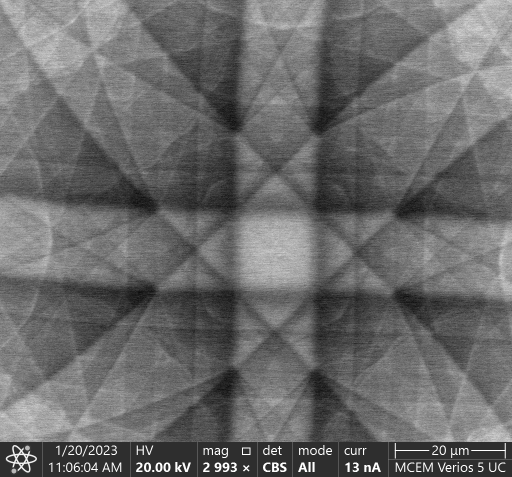
#> input picture data/Si_ECP_001.tif, 1024 x 954 px, found by its file name (shown at 1/2 size)
$ python utils.py
#> lines starting #> are read from the running program, lines starting #| are printed output that depends on the picture
#> in load_image, image is the input picture: shape (954, 1024) uint16; min 771, max 65535, mean 27300.4
import datetime
import time
from PIL import Image
import numpy as np
import cv2
import matplotlib.pyplot as plt
import tifffile
import xml.etree.ElementTree as ET

import skimage
from skimage import exposure

import os

def test_load():
    print('utils loaded')


# [15 lines left out: functions map_scrollbar_to_value, map_value_to_scrollbar, not called in this run]


def load_image(file_path):
    #image = Image.open(file_path).convert('L') # load image .tiff .png .jpg, convert to grayscale
    #image = np.array(image, dtype=np.float64)
    image = plt.imread(file_path)
    return image


# [4 lines left out: function normalise, not called in this run]


def calculate_difference(image1, image2):
    return normalise(image1) - normalise(image2)


# [18 lines left out: function modal_assurance_criterion, not called in this run]


def current_timestamp():
    return datetime.datetime.fromtimestamp(time.time()).strftime("%y%m%d.%H%M%S")


# [17 lines left out: function enhance_contrast, not called in this run]


def apply_clahe(
    image,
    which_package: str = "skimage",
    clip_limit_cv2: float = 15,
    tile_grid_size: int = 8,
    clip_limit_skimage: float = 0.02,
    kernel_size = None
) :
    """
    Applies Contrast Limited Adaptive Histogram Equalisation correction to the input numpy array.
    image is divided into small blocks called "tiles" (tileSize is 8x8 by default in OpenCV). Then each of these
    blocks are histogram equalized as usual. So in a small area, histogram would confine to a small region
    (unless there is noise). If noise is there, it will be amplified. To avoid this, contrast limiting is applied.
    If any histogram bin is above the specified contrast limit (by default 40 in OpenCV), those pixels are clipped and
    distributed uniformly to other bins before applying histogram equalization. After equalization, to remove artifacts
    in tile borders, bilinear interpolation is applied.

    In OpenCV tileGridSize (tile_grid_size) is by default 8x8, clipLimit (clip_limit_cv2) is by default 40

    In skimage kernel_size (int or array_like), is optional. It defines the shape of contextual regions used in the
    algorithm. By default, kernel_size is 1/8 of image height by 1/8 of its width.
    clip_limit float, optional. Clipping limit, normalized between 0 and 1 (higher values give more contrast).

    Args:
        image (numpy array): The input image

        type (str) Either "skimage" or "OpenCV" to apply the filter from the corresponding library

        clip_limit_cv2 (float): used if which_package=="OpenCV". Defaults to 15. (by default 40 in OpenCV)
        tile_grid_size (int): used if which_package=='OpenCV'. Defaults to 8x8 pixels.

        clip_limit_skimage (float): used if which_package=="skimage". Defaults to 0.01. Clipping limit, normalised between 0 and 1 (higher values give more contrast).
        tile_grid_size (int): used if which_package=='skimage'. if None, defaults to kernel_size is 1/8 of image height by 1/8 of its width.

    Returns:
        An enhanced image.

    Notes:
        - This function applies gamma correction to the input image using either the `cv2.createCLAHE` or `skimage.exposure.equalize_adapthist` function
    """

    """
        OpenCV requires 8-bit images for CLAHE, skimage requires either 8-bit images or arrays with values between [0,1]
        Here, we convert the raw data into an 8-bit image to proceed
    """

    temp = image / image.max()
    temp = (temp * 2**8).astype(np.uint8)

    if which_package=='OpenCV':
        tile_grid_size = int(tile_grid_size)
        clahe = cv2.createCLAHE(clipLimit=clip_limit_cv2,
                                tileGridSize=(tile_grid_size,tile_grid_size))
        image_data = clahe.apply(temp)

    else: # default filter
        # nbin = 256 default, for 8-bit images
        image_data = exposure.equalize_adapthist(temp,
                                                 kernel_size=kernel_size,
                                                 clip_limit=clip_limit_skimage, nbins=256)
        image_data = skimage.img_as_ubyte(image_data)

    return image_data


# [11 lines left out: function equalise_histogram, not called in this run]


def resize(image, size=(200,200)):
    return cv2.resize(image, size)


# [24 lines left out: function _reformat_HKL_metadata, not called in this run]


def get_HKL_metadata(file_name, reformat='False'):
    with tifffile.TiffFile(file_name) as tif:
        tif_tags = {}
        for tag in tif.pages[0].tags.values():
            name, value = tag.name, tag.value
            tif_tags[name] = value
        #image = tif.pages[0].asarray()

        raw_metadata = tif_tags['51122']
        myroot = ET.fromstring(raw_metadata)

        metadata = {myroot[0][i].tag: myroot[0][i].text for i in range(len(myroot[0]))}

        if reformat:
            try:
                metadata = _reformat_HKL_metadata(metadata)
            except Exception as e:
                print(f'could not reformat the metadata, {e}')

    return metadata


def get_stage_rotation_tilt_from_metadata(file_name, SEM_vendor="FEI"):
    # TODO: auto detect the file vendor type from tiff tag
    with tifffile.TiffFile(file_name) as tif:
        if SEM_vendor == "FEI":
            st_rot_angle = np.degrees(tif.fei_metadata['Stage']['StageR'])
            st_tilt_angle = np.degrees(tif.fei_metadata['Stage']['StageT'])
            resolution = [tif.fei_metadata["Image"]["ResolutionX"], tif.fei_metadata["Image"]["ResolutionY"]]
        elif SEM_vendor == "Zeiss":
            st_rot_angle = tif.sem_metadata['ap_stage_at_r'][1]
            st_tilt_angle = tif.sem_metadata['ap_stage_at_t'][1]
            resolution = [int(i) for i in tif.sem_metadata["dp_image_store"][1].split(" * ")]

    return st_rot_angle, st_tilt_angle #, resolution


# [23 lines left out: function get_pattern_centre, not called in this run]


class BlittedCursor:
    """
    A cross-hair cursor using blitting for faster redraw.
    """

    # [9 lines left out: function __init__, not called in this run]

    def on_draw(self, event):
        self.create_new_background()

    # [39 lines left out: functions set_cross_hair_visible, create_new_background, on_mouse_move, not called in this run]


if __name__ == '__main__':
    data_dir = r'C:\Users\sergeyg\Github\OpenECCI\data'
    image_name = 'Si_ECP_001.tif'

    ecp_file_name = os.path.join(data_dir, image_name)

    IMAGE = load_image(ecp_file_name)
    stage_rotation, stage_tilt = get_stage_rotation_tilt_from_metadata(ecp_file_name)
    print(f'stage rotation = {stage_rotation} deg; stage tilt {stage_tilt} deg')

    image = IMAGE[0 : 884, :]
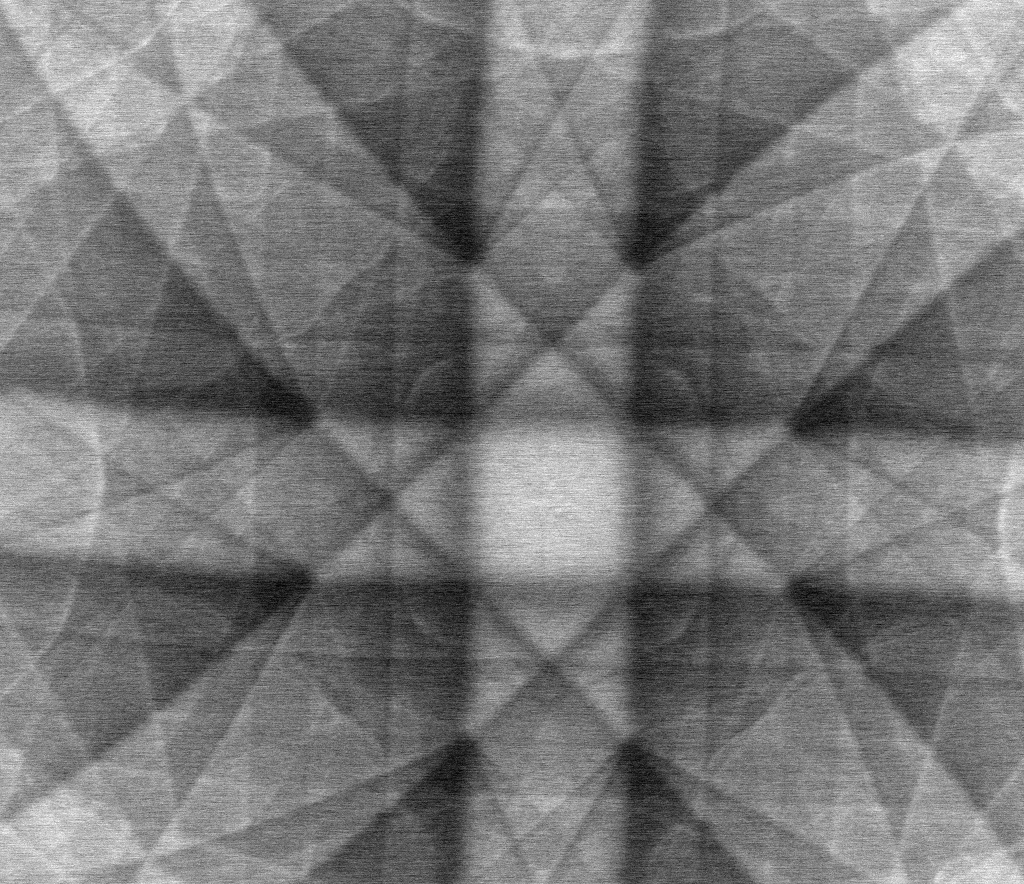
#> image: shape (884, 1024) uint16; min 771, max 58853, mean 28003.6; drawn with min black and max white
    image_enhanced = apply_clahe(image)
#> in apply_clahe, `image_data = exposure.equalize_adapthist(temp, kernel_size=kernel_size..`:
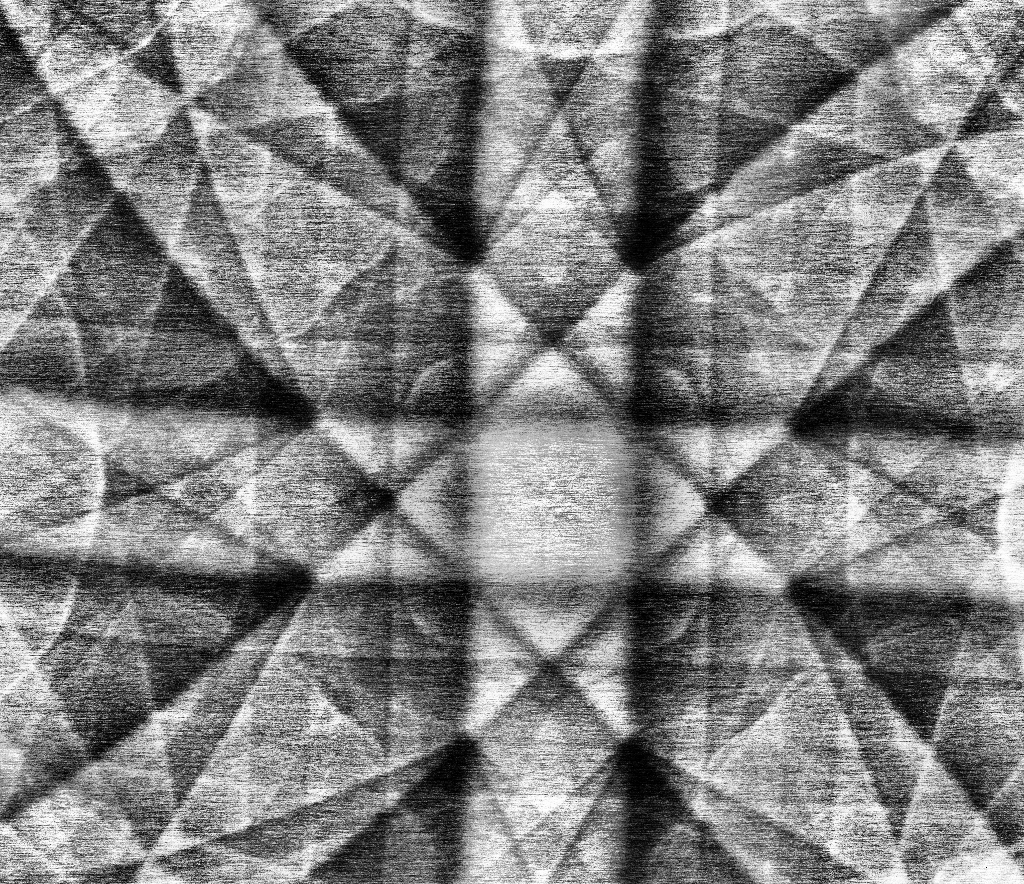
#> image_data: shape (884, 1024) float64; min 0, max 1, mean 0.508

    ebsd_file_name = r'Si_pattern.tiff'
    ebsd_file_name = os.path.join(data_dir, ebsd_file_name)
    EBSD = load_image(ebsd_file_name)
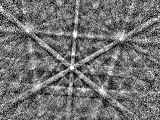
#> input picture data/Si_pattern.tiff, 160 x 120 px, found by its file name
#> in load_image, image is the input picture: shape (120, 160); min 1, max 255, mean 113.5
    ebsd_metadata = get_HKL_metadata(ebsd_file_name, reformat=False)
#> `#     print(tif.fei_metadata)`:
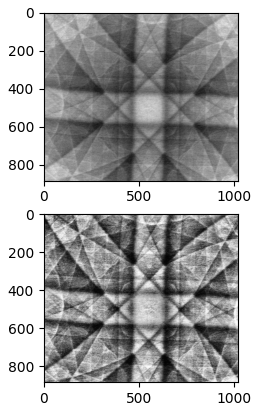
#> figure drawn by matplotlib, 2 panels
    print(ebsd_metadata)

    plt.subplot(2,1,1)
    plt.imshow(image, cmap='gray')
    plt.subplot(2,1,2)
    plt.imshow(image_enhanced, cmap='gray')


    # [8 lines of commented-out code are left out]
